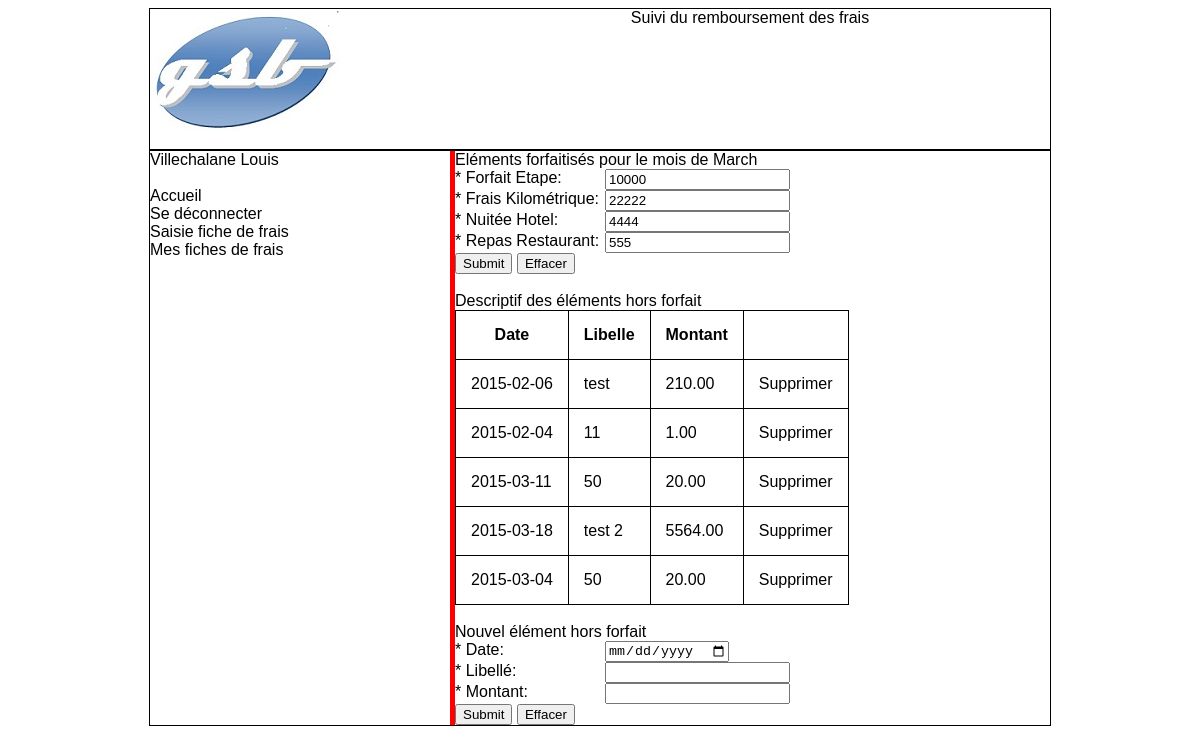
The app's page /cSaisieFicheFrais.php (signed in) with its own data.
### tables this page shows
CREATE TABLE IF NOT EXISTS `visiteur` (
  `id` char(4) NOT NULL,
  `nom` char(30) DEFAULT NULL,
  `prenom` char(30) DEFAULT NULL,
  `login` char(20) DEFAULT NULL,
  `mdp` char(100) DEFAULT NULL,
  `adresse` char(30) DEFAULT NULL,
  `cp` char(5) DEFAULT NULL,
  `ville` char(30) DEFAULT NULL,
  `dateEmbauche` date DEFAULT NULL,
  `rang` int(11) NOT NULL,
  PRIMARY KEY (`id`)
);

CREATE TABLE IF NOT EXISTS `lignefraisforfait` (
  `idVisiteur` char(4) NOT NULL,
  `mois` char(6) NOT NULL,
  `idFraisForfait` char(3) NOT NULL,
  `quantite` int(11) DEFAULT NULL,
  PRIMARY KEY (`idVisiteur`,`mois`,`idFraisForfait`),
  KEY `idFraisForfait` (`idFraisForfait`)
);

CREATE TABLE IF NOT EXISTS `lignefraishorsforfait` (
  `id` int(11) NOT NULL AUTO_INCREMENT,
  `idVisiteur` char(4) NOT NULL,
  `mois` char(6) NOT NULL,
  `libelle` varchar(100) DEFAULT NULL,
  `date` date DEFAULT NULL,
  `montant` decimal(10,2) DEFAULT NULL,
  PRIMARY KEY (`id`),
  KEY `idVisiteur` (`idVisiteur`,`mois`)
);

### cSaisieFicheFrais.php (the view, shortened to what this page needs)
<?php include('include/header.php'); ?>
<body>
	<div id="header">
		<div id="logo"><img src="images/logo.jpg"></div>
		<div id="titre">Suivi du remboursement des frais</div>
	</div>
	<div id="contenu">
		<div id="menu">
			<?php include('include/menu.php'); ?>
		</div>
		<div id="bloc">
<?php
$reponse = $bdd->query('SELECT * FROM LigneFraisForfait WHERE idFraisForfait = "ETP" AND mois = "' . date("Ym") . '" ');
$donnees = $reponse->fetch();
$reponse2 = $bdd->query('SELECT * FROM LigneFraisForfait WHERE idFraisForfait = "KM" AND mois = "' . date("Ym") . '" ');
$donnees2 = $reponse2->fetch();
$reponse3 = $bdd->query('SELECT * FROM LigneFraisForfait WHERE idFraisForfait = "NUI" AND mois = "' . date("Ym") . '" ');
$donnees3 = $reponse3->fetch();
$reponse4 = $bdd->query('SELECT * FROM LigneFraisForfait WHERE idFraisForfait = "REP" AND mois = "' . date("Ym") . '" ');
$donnees4 = $reponse4->fetch();
?>
	 <?php
        echo "Eléments forfaitisés pour le mois de ";
        echo (strftime("%B"));
     ?>
			<form method="post" action="">
				<label for="nom">* Forfait Etape:</label><input name="forfaitetape" value="<?php echo $donnees['quantite']; ?>" type="text"></input><br />
                <label for="nom">* Frais Kilométrique:</label><input name="fraiskilo" value="<?php echo $donnees2['quantite']; ?>" type="text"></input><br />
				<label for="nom">* Nuitée Hotel:</label><input name="nuitee" value="<?php echo $donnees3['quantite']; ?>" type="text"></input><br />
				<label for="nom">* Repas Restaurant:</label><input name="repas" value="<?php echo $donnees4['quantite']; ?>" type="text"></input><br />
				<input name="envoie" type="submit"></input>
				<input name="reset" type="reset" value="Effacer"></input>
			</form>
			<?php
			$reponse_count = $bdd->query('SELECT COUNT(*) as NB FROM LigneFraisHorsForfait ');
			$donnees_count = $reponse_count->fetch();
			if($donnees_count['NB'] > 0)
			{
				echo '<br />Descriptif des éléments hors forfait';
				$reponse = $bdd->query('SELECT * FROM LigneFraisHorsForfait');
				echo '<table>';
				echo '<tr>
				<th>Date</th>
				<th>Libelle</th>
				<th>Montant</th>
				<th></th>
				</tr>';
				while($donnees = $reponse->fetch())
					{
						echo '<tr>';
						echo '<td>'.$donnees['date'].'</td>';
						echo '<td>'.$donnees['libelle'].'</td>';
						echo '<td>'.$donnees['montant'].'</td>';
						echo '<td><a href="">Supprimer</a></td>';
						echo '</tr>';
					}
				echo '</table>';
			}
			?>
			<br />
			Nouvel élément hors forfait
			<form method="post" action="">
				<label for="nom">* Date:</label><input name="date"  type="date"></input><br />
				<label for="nom">* Libellé:</label><input name="libelle" type="text"></input><br />
				<label for="nom">* Montant:</label><input name="montant" type="text"></input><br />
				<input name="envoie2" type="submit"></input>
				<input name="reset" type="reset" value="Effacer"></input>
			</form>
		</div>
	</div>
</body>
</html>

### include/header.php (shortened to what this page needs)
<!doctype html>
<html lang="fr">
<head>
    <link rel="stylesheet" type="text/css" href="include/style.css">
    <link rel="stylesheet" type="text/css" href="include/tableau.css">
</head>

### include/menu.php
<?php
if(isset($_SESSION['id']))
{
	?>
	<?php
	include('include/config.php');
	$reponse = $bdd->query('SELECT * FROM Visiteur WHERE id = "'.$_SESSION['id'].'" ');
	$connexion = $reponse->fetch();
	echo "".$connexion['nom']." ".$connexion['prenom']."<br /><br /> ";
	?>
<a href="index.php">Accueil</a><br />
<a href="cSeDeconnecter.php">Se déconnecter</a><br />
<a href="cSaisieFicheFrais.php">Saisie fiche de frais</a><br />
<a href="cConsultFichesFrais.php">Mes fiches de frais</a>
	<?php
}
else
{
	?>
<a href="index.php">Accueil</a><br />
<a href="cSeConnecter.php">Se connecter</a>
	<?php
}
?>

### include/style.css (style rules this page uses)
body { font-family: Helvetica, Arial, Sans-Serif; }
a:link { color: black; text-decoration: none; }
#header { display: block; height: 140px; border: 1px black solid; margin-right: auto; margin-left: auto; width: 900px; }
#logo { width:300px; float:left; }
#titre { float:left; width: 600px; text-align: center; }
#contenu { display: block; overflow:auto; border: 1px black solid; margin-right: auto; margin-left: auto; width: 900px; }
#menu { width:300px; float:left; }
#bloc { border-left: 5px solid red; float:left; width: 590px; }
label { display: block; width: 150px; float: left; }

### include/tableau.css (style rules this page uses)
table, th, td { border: 1px solid black; border-collapse: collapse; }
th,td { padding: 15px; }

### records on screen
visiteur: nom "Villechalane", prenom "Louis"
lignefraisforfait: forfaitetape "10000"
lignefraisforfait: fraiskilo "22222"
lignefraisforfait: nuitee "4444"
lignefraisforfait: repas "555"
lignefraishorsforfait: date "2015-02-06", libelle "test", montant "210.00"
lignefraishorsforfait: date "2015-02-04", libelle "11", montant "1.00"
lignefraishorsforfait: date "2015-03-11", libelle "50", montant "20.00"
lignefraishorsforfait: date "2015-03-18", libelle "test 2", montant "5564.00"
lignefraishorsforfait: date "2015-03-04", libelle "50", montant "20.00"

### other values on screen
strftime("%B") "March"
